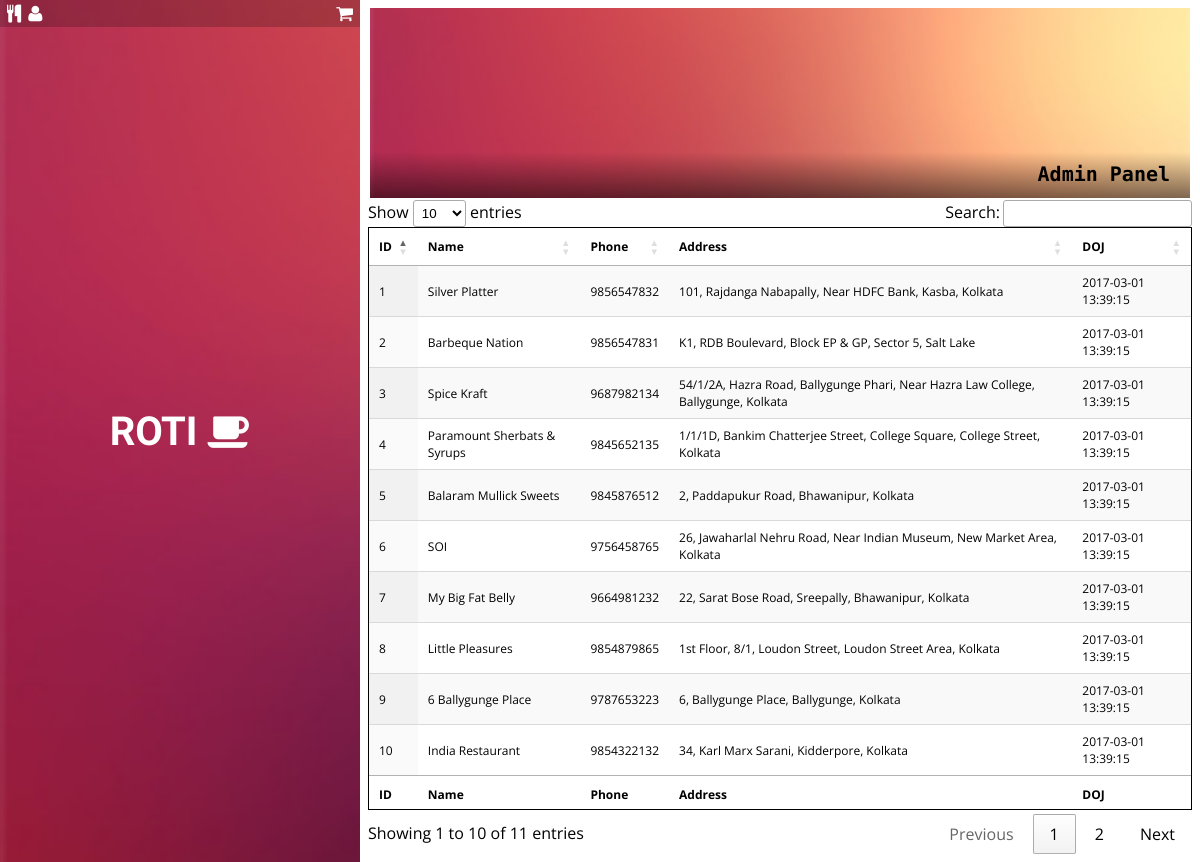
The app's page /allRestaurants.php (signed in) with its own data.
### tables this page shows
CREATE TABLE `restaurant` (
  `doj` timestamp NOT NULL DEFAULT CURRENT_TIMESTAMP,
  `password` varchar(60) NOT NULL,
  `address` varchar(200) NOT NULL,
  `id` int(11) NOT NULL,
  `phone` varchar(11) NOT NULL,
  `url` text NOT NULL,
  `name` varchar(60) NOT NULL
);

### inc/generics.php (called while the page is built, shortened)
<?php
function createThumbnail($_TITLE = "", $_INFO = "", $_CLASS = "", $_ALT = "", $_IMAGE="", $_STYLE="" ,$_STYLE_ALT="", $_STYLE_GLIDER="", $_LINK=NULL, $_ID=NULL){
	include 'inc/thumbnail.php';
}
function getRecords($select, $from = NULL, $where = "1=1"){
	$con = $GLOBALS['con'];
	$arr = false;
	if($from == NULL){
		$data = mysqli_query($con, $select);
		if($data){
			$qualifiedColumnNames = array();
			foreach ($data->fetch_fields() as $columnMeta) {
			    $qualifiedColumnNames[] = "{$columnMeta->table}.{$columnMeta->name}";
			}
			$arr = [];
			$i=0;
			while ($row = $data->fetch_row()) {
			    $qualifiedRow = array_combine($qualifiedColumnNames, $row);
			    $arr[$i] = $qualifiedRow;
				$i++;
			}
		}
	}else{
		$query = "SELECT $select FROM $from WHERE $where";
		$arr = getRecords($query);
	}
	return $arr;
}
?>

### allRestaurants.php (the view, shortened to what this page needs)
<?php include_once 'inc/generics.php' ?>
<?php include_once 'inc/header.php' ?>
<?php include_once 'inc/initThumbnail.php' ?>
<?php include_once 'inc/sidebar.php' ?>
<content>
<link rel="stylesheet" href="https://cdn.datatables.net/1.10.13/css/jquery.dataTables.min.css">
<?php
if(isset($_SESSION['admin']) && isset($_SESSION['admin'])){
	?>
	<table id="example" class="display stripe" cellspacing="0" width="100%" style="border:1px solid #000;font-size:12px;">
        <thead>
            <tr>
                <th>ID</th>
                <th>Name</th>
                <th>Phone</th>
                <th>Address</th>
                <th>DOJ</th>
            </tr>
        </thead>
        <tfoot>
            <tr>
                <th>ID</th>
                <th>Name</th>
                <th>Phone</th>
                <th>Address</th>
                <th>DOJ</th>
            </tr>
        </tfoot>
        <tbody>
            <?php
            $arr = getRecords("SELECT * FROM restaurant");
            foreach ($arr as $val) {
            	?>
            	<tr id = "oi-<?php echo $val['restaurant.id']; ?>">
            		<td><?php echo $val['restaurant.id']; ?></td>
            		<td><?php echo $val['restaurant.name']; ?></td>
	                <td><?php echo $val['restaurant.phone']; ?></td>
	                <td><?php echo $val['restaurant.address']; ?></td>
	                <td><?php echo $val['restaurant.doj']; ?></td>
            	</tr>
            	<?php
            }
            ?>
        </tbody>
    </table>
	<?php
}else{
	header("LOCATION: admin.php");
}
?>
</content>
<?php include_once 'inc/footer.php' ?>

### style/main.css (style rules this page uses)
body { text-align: center; font-family: 'Open Sans', sans-serif; font-weight: 400; font-style: normal; font-size: 16px; }
.content-loader>content { transition: all 0.2s ease-in-out; overflow: visible; display: block; width: auto; margin: 0 auto; }

### style/sidebar.css (style rules this page uses)
body { padding-left: 30%; }

### records on screen
restaurant: id "1", restaurant "Silver Platter", phone "9856547832", address "101, Rajdanga Nabapally, Near HDFC Bank, Kasba, Kolkata", doj "2017-03-01 13:39:15"
restaurant: id "2", restaurant "Barbeque Nation", phone "9856547831", address "K1, RDB Boulevard, Block EP & GP, Sector 5, Salt Lake", doj "2017-03-01 13:39:15"
restaurant: id "3", restaurant "Spice Kraft", phone "9687982134", address "54/1/2A, Hazra Road, Ballygunge Phari, Near Hazra Law College, Ballygunge, Kolkata", doj "2017-03-01 13:39:15"
restaurant: id "4", restaurant "Paramount Sherbats & Syrups", phone "9845652135", address "1/1/1D, Bankim Chatterjee Street, College Square, College Street, Kolkata", doj "2017-03-01 13:39:15"
restaurant: id "5", restaurant "Balaram Mullick Sweets", phone "9845876512", address "2, Paddapukur Road, Bhawanipur, Kolkata", doj "2017-03-01 13:39:15"
restaurant: id "6", restaurant "SOI", phone "9756458765", address "26, Jawaharlal Nehru Road, Near Indian Museum, New Market Area, Kolkata", doj "2017-03-01 13:39:15"
restaurant: id "7", restaurant "My Big Fat Belly", phone "9664981232", address "22, Sarat Bose Road, Sreepally, Bhawanipur, Kolkata", doj "2017-03-01 13:39:15"
restaurant: id "8", restaurant "Little Pleasures", phone "9854879865", address "1st Floor, 8/1, Loudon Street, Loudon Street Area, Kolkata", doj "2017-03-01 13:39:15"
restaurant: id "9", restaurant "6 Ballygunge Place", phone "9787653223", address "6, Ballygunge Place, Ballygunge, Kolkata", doj "2017-03-01 13:39:15"
restaurant: id "10", restaurant "India Restaurant", phone "9854322132", address "34, Karl Marx Sarani, Kidderpore, Kolkata", doj "2017-03-01 13:39:15"

### other values on screen
$_TITLE "Admin Panel"
